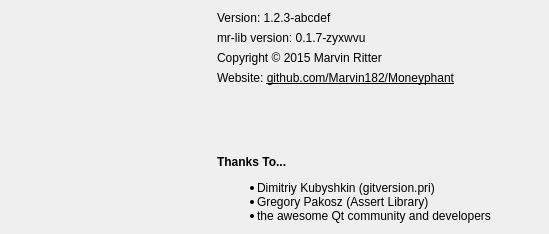
<?xml version="1.0" encoding="UTF-8"?>
<ui version="4.0">
 <class>AboutDialog</class>
 <widget class="QDialog" name="AboutDialog">
  <property name="geometry">
   <rect>
    <x>0</x>
    <y>0</y>
    <width>549</width>
    <height>234</height>
   </rect>
  </property>
  <property name="sizePolicy">
   <sizepolicy hsizetype="Preferred" vsizetype="Preferred">
    <horstretch>0</horstretch>
    <verstretch>0</verstretch>
   </sizepolicy>
  </property>
  <property name="windowTitle">
   <string>Dialog</string>
  </property>
  <layout class="QHBoxLayout" name="horizontalLayout">
   <item>
    <layout class="QVBoxLayout" name="verticalLayout_2">
     <item>
      <widget class="QLabel" name="icon">
       <property name="enabled">
        <bool>true</bool>
       </property>
       <property name="sizePolicy">
        <sizepolicy hsizetype="Fixed" vsizetype="Fixed">
         <horstretch>0</horstretch>
         <verstretch>0</verstretch>
        </sizepolicy>
       </property>
       <property name="maximumSize">
        <size>
         <width>200</width>
         <height>200</height>
        </size>
       </property>
       <property name="baseSize">
        <size>
         <width>200</width>
         <height>200</height>
        </size>
       </property>
       <property name="frameShape">
        <enum>QFrame::NoFrame</enum>
       </property>
       <property name="text">
        <string/>
       </property>
       <property name="textFormat">
        <enum>Qt::PlainText</enum>
       </property>
       <property name="pixmap">
        <pixmap resource="../../graphics/graphics.qrc">:/icon200.png</pixmap>
       </property>
       <property name="scaledContents">
        <bool>false</bool>
       </property>
       <property name="wordWrap">
        <bool>true</bool>
       </property>
      </widget>
     </item>
     <item>
      <spacer name="verticalSpacer">
       <property name="orientation">
        <enum>Qt::Vertical</enum>
       </property>
       <property name="sizeHint" stdset="0">
        <size>
         <width>20</width>
         <height>40</height>
        </size>
       </property>
      </spacer>
     </item>
    </layout>
   </item>
   <item>
    <layout class="QVBoxLayout" name="verticalLayout">
     <item>
      <widget class="QLabel" name="version">
       <property name="text">
        <string>Version: 1.2.3-abcdef</string>
       </property>
       <property name="textInteractionFlags">
        <set>Qt::TextSelectableByMouse</set>
       </property>
      </widget>
     </item>
     <item>
      <widget class="QLabel" name="libversion">
       <property name="text">
        <string>mr-lib version: 0.1.7-zyxwvu</string>
       </property>
      </widget>
     </item>
     <item>
      <widget class="QLabel" name="copyright">
       <property name="text">
        <string>Copyright © 2015 Marvin Ritter</string>
       </property>
      </widget>
     </item>
     <item>
      <widget class="QLabel" name="linkToWebsite">
       <property name="text">
        <string>&lt;html&gt;&lt;head/&gt;&lt;body&gt;&lt;p&gt;Website: &lt;a href=&quot;https://github.com/Marvin182/Moneyphant&quot;&gt;&lt;span style=&quot; text-decoration: underline; color:#000000;&quot;&gt;github.com/Marvin182/Moneyphant&lt;/span&gt;&lt;/a&gt;&lt;/p&gt;&lt;/body&gt;&lt;/html&gt;</string>
       </property>
       <property name="openExternalLinks">
        <bool>true</bool>
       </property>
       <property name="textInteractionFlags">
        <set>Qt::TextBrowserInteraction</set>
       </property>
      </widget>
     </item>
     <item>
      <spacer name="verticalSpacer_2">
       <property name="orientation">
        <enum>Qt::Vertical</enum>
       </property>
       <property name="sizeHint" stdset="0">
        <size>
         <width>20</width>
         <height>40</height>
        </size>
       </property>
      </spacer>
     </item>
     <item>
      <widget class="QLabel" name="thankTo">
       <property name="text">
        <string>&lt;html&gt;&lt;head/&gt;&lt;body&gt;&lt;p&gt;&lt;span style=&quot; font-weight:600;&quot;&gt;Thanks To...&lt;/span&gt;&lt;/p&gt;&lt;ul style=&quot;margin-top: 0px; margin-bottom: 0px; margin-left: 0px; margin-right: 0px; -qt-list-indent: 1;&quot;&gt;&lt;li style=&quot; margin-top:12px; margin-bottom:0px; margin-left:0px; margin-right:0px; -qt-block-indent:0; text-indent:0px;&quot;&gt;Dimitriy Kubyshkin (gitversion.pri)&lt;/li&gt;&lt;li style=&quot; margin-top:0px; margin-bottom:0px; margin-left:0px; margin-right:0px; -qt-block-indent:0; text-indent:0px;&quot;&gt;Gregory Pakosz (Assert Library)&lt;/li&gt;&lt;li style=&quot; margin-top:0px; margin-bottom:0px; margin-left:0px; margin-right:0px; -qt-block-indent:0; text-indent:0px;&quot;&gt;the awesome Qt community and developers&lt;/li&gt;&lt;/ul&gt;&lt;/body&gt;&lt;/html&gt;</string>
       </property>
       <property name="textFormat">
        <enum>Qt::RichText</enum>
       </property>
       <property name="margin">
        <number>0</number>
       </property>
      </widget>
     </item>
    </layout>
   </item>
  </layout>
 </widget>
 <resources>
  <include location="../../graphics/graphics.qrc"/>
 </resources>
 <connections/>
</ui>
